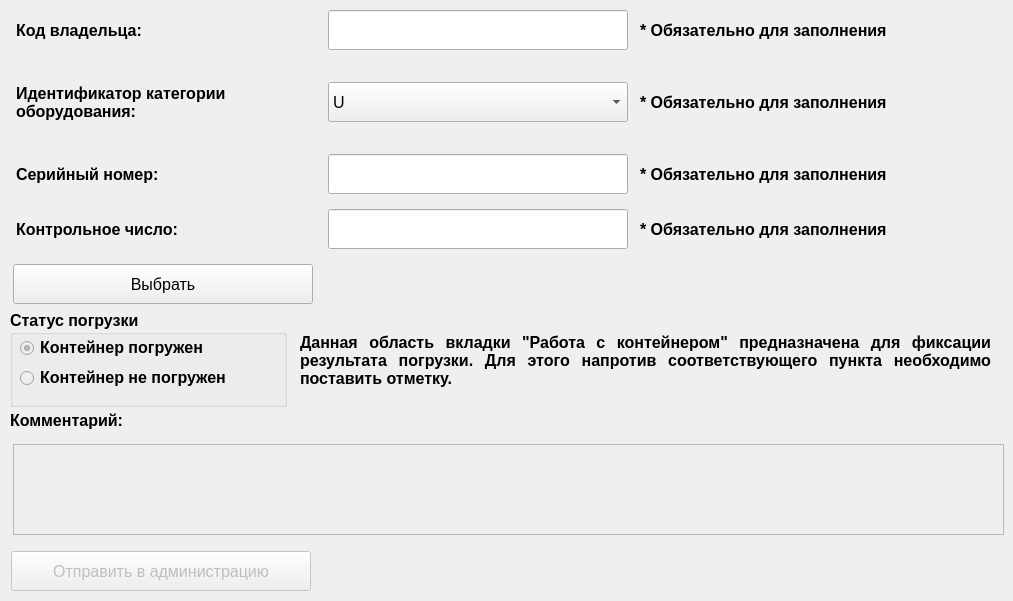
    <widget class="QWidget" name="tab_10">
     <attribute name="title">
      <string>Работа с контейнером</string>
     </attribute>
     <widget class="QLabel" name="comment_work_label">
      <property name="geometry">
       <rect>
        <x>10</x>
        <y>400</y>
        <width>300</width>
        <height>40</height>
       </rect>
      </property>
      <property name="minimumSize">
       <size>
        <width>300</width>
        <height>40</height>
       </size>
      </property>
      <property name="maximumSize">
       <size>
        <width>300</width>
        <height>40</height>
       </size>
      </property>
      <property name="font">
       <font>
        <pointsize>12</pointsize>
        <bold>true</bold>
       </font>
      </property>
      <property name="text">
       <string>Комментарий:</string>
      </property>
     </widget>
     <widget class="QTextEdit" name="comment_work_edit">
      <property name="enabled">
       <bool>false</bool>
      </property>
      <property name="geometry">
       <rect>
        <x>13</x>
        <y>444</y>
        <width>991</width>
        <height>91</height>
       </rect>
      </property>
      <property name="font">
       <font>
        <pointsize>12</pointsize>
       </font>
      </property>
     </widget>
     <widget class="QWidget" name="horizontalLayoutWidget_17">
      <property name="geometry">
       <rect>
        <x>10</x>
        <y>550</y>
        <width>979</width>
        <height>42</height>
       </rect>
      </property>
      <layout class="QHBoxLayout" name="horizontalLayout_43">
       <item>
        <widget class="QPushButton" name="reception_work_button">
         <property name="enabled">
          <bool>false</bool>
         </property>
         <property name="minimumSize">
          <size>
           <width>300</width>
           <height>40</height>
          </size>
         </property>
         <property name="maximumSize">
          <size>
           <width>300</width>
           <height>40</height>
          </size>
         </property>
         <property name="font">
          <font>
           <pointsize>12</pointsize>
          </font>
         </property>
         <property name="text">
          <string>Отправить в администрацию</string>
         </property>
        </widget>
       </item>
       <item>
        <widget class="QLabel" name="reception_work_label">
         <property name="minimumSize">
          <size>
           <width>670</width>
           <height>40</height>
          </size>
         </property>
         <property name="maximumSize">
          <size>
           <width>650</width>
           <height>16777215</height>
          </size>
         </property>
         <property name="font">
          <font>
           <pointsize>12</pointsize>
           <bold>true</bold>
          </font>
         </property>
         <property name="text">
          <string/>
         </property>
        </widget>
       </item>
      </layout>
     </widget>
     <widget class="QWidget" name="layoutWidget_21">
      <property name="geometry">
       <rect>
        <x>10</x>
        <y>205</y>
        <width>987</width>
        <height>48</height>
       </rect>
      </property>
      <layout class="QHBoxLayout" name="horizontalLayout_240">
       <item>
        <widget class="QLabel" name="number_work_label">
         <property name="sizePolicy">
          <sizepolicy hsizetype="Fixed" vsizetype="Fixed">
           <horstretch>0</horstretch>
           <verstretch>0</verstretch>
          </sizepolicy>
         </property>
         <property name="minimumSize">
          <size>
           <width>300</width>
           <height>40</height>
          </size>
         </property>
         <property name="font">
          <font>
           <pointsize>12</pointsize>
           <bold>true</bold>
          </font>
         </property>
         <property name="text">
          <string>Контрольное число:</string>
         </property>
        </widget>
       </item>
       <item>
        <widget class="QLineEdit" name="number_work_edit">
         <property name="sizePolicy">
          <sizepolicy hsizetype="Fixed" vsizetype="Fixed">
           <horstretch>0</horstretch>
           <verstretch>0</verstretch>
          </sizepolicy>
         </property>
         <property name="minimumSize">
          <size>
           <width>300</width>
           <height>40</height>
          </size>
         </property>
         <property name="maximumSize">
          <size>
           <width>300</width>
           <height>16777215</height>
          </size>
         </property>
         <property name="font">
          <font>
           <pointsize>12</pointsize>
          </font>
         </property>
        </widget>
       </item>
       <item>
        <widget class="QLabel" name="number_work_note_label">
         <property name="sizePolicy">
          <sizepolicy hsizetype="Fixed" vsizetype="Fixed">
           <horstretch>0</horstretch>
           <verstretch>0</verstretch>
          </sizepolicy>
         </property>
         <property name="minimumSize">
          <size>
           <width>350</width>
           <height>40</height>
          </size>
         </property>
         <property name="font">
          <font>
           <pointsize>12</pointsize>
           <bold>true</bold>
          </font>
         </property>
         <property name="text">
          <string>* Обязательно для заполнения</string>
         </property>
        </widget>
       </item>
      </layout>
     </widget>
     <widget class="QWidget" name="layoutWidget_24">
      <property name="geometry">
       <rect>
        <x>10</x>
        <y>6</y>
        <width>987</width>
        <height>48</height>
       </rect>
      </property>
      <layout class="QHBoxLayout" name="horizontalLayout_226">
       <item>
        <widget class="QLabel" name="code_work_label">
         <property name="sizePolicy">
          <sizepolicy hsizetype="Fixed" vsizetype="Fixed">
           <horstretch>0</horstretch>
           <verstretch>0</verstretch>
          </sizepolicy>
         </property>
         <property name="minimumSize">
          <size>
           <width>300</width>
           <height>40</height>
          </size>
         </property>
         <property name="font">
          <font>
           <pointsize>12</pointsize>
           <bold>true</bold>
          </font>
         </property>
         <property name="text">
          <string>Код владельца:</string>
         </property>
        </widget>
       </item>
       <item>
        <widget class="QLineEdit" name="code_work_edit">
         <property name="sizePolicy">
          <sizepolicy hsizetype="Fixed" vsizetype="Fixed">
           <horstretch>0</horstretch>
           <verstretch>0</verstretch>
          </sizepolicy>
         </property>
         <property name="minimumSize">
          <size>
           <width>300</width>
           <height>40</height>
          </size>
         </property>
         <property name="maximumSize">
          <size>
           <width>300</width>
           <height>16777215</height>
          </size>
         </property>
         <property name="font">
          <font>
           <pointsize>12</pointsize>
          </font>
         </property>
        </widget>
       </item>
       <item>
        <widget class="QLabel" name="code_work_note_label">
         <property name="sizePolicy">
          <sizepolicy hsizetype="Fixed" vsizetype="Fixed">
           <horstretch>0</horstretch>
           <verstretch>0</verstretch>
          </sizepolicy>
         </property>
         <property name="minimumSize">
          <size>
           <width>350</width>
           <height>40</height>
          </size>
         </property>
         <property name="font">
          <font>
           <pointsize>12</pointsize>
           <bold>true</bold>
          </font>
         </property>
         <property name="text">
          <string>* Обязательно для заполнения</string>
         </property>
        </widget>
       </item>
      </layout>
     </widget>
     <widget class="QWidget" name="layoutWidget_16">
      <property name="geometry">
       <rect>
        <x>10</x>
        <y>260</y>
        <width>987</width>
        <height>48</height>
       </rect>
      </property>
      <layout class="QHBoxLayout" name="horizontalLayout_242">
       <item>
        <widget class="QPushButton" name="case_choose_work_button">
         <property name="enabled">
          <bool>true</bool>
         </property>
         <property name="minimumSize">
          <size>
           <width>300</width>
           <height>40</height>
          </size>
         </property>
         <property name="maximumSize">
          <size>
           <width>300</width>
           <height>16777215</height>
          </size>
         </property>
         <property name="font">
          <font>
           <pointsize>12</pointsize>
          </font>
         </property>
         <property name="text">
          <string>Выбрать</string>
         </property>
        </widget>
       </item>
       <item>
        <widget class="QLabel" name="case_choose_work_label">
         <property name="minimumSize">
          <size>
           <width>670</width>
           <height>40</height>
          </size>
         </property>
         <property name="maximumSize">
          <size>
           <width>650</width>
           <height>16777215</height>
          </size>
         </property>
         <property name="font">
          <font>
           <pointsize>12</pointsize>
           <bold>true</bold>
          </font>
         </property>
         <property name="text">
          <string/>
         </property>
        </widget>
       </item>
      </layout>
     </widget>
     <widget class="QWidget" name="layoutWidget_23">
      <property name="geometry">
       <rect>
        <x>10</x>
        <y>61</y>
        <width>987</width>
        <height>82</height>
       </rect>
      </property>
      <layout class="QHBoxLayout" name="horizontalLayout_241">
       <item>
        <widget class="QLabel" name="rig_work_label">
         <property name="sizePolicy">
          <sizepolicy hsizetype="Fixed" vsizetype="Fixed">
           <horstretch>0</horstretch>
           <verstretch>0</verstretch>
          </sizepolicy>
         </property>
         <property name="minimumSize">
          <size>
           <width>300</width>
           <height>80</height>
          </size>
         </property>
         <property name="font">
          <font>
           <pointsize>12</pointsize>
           <bold>true</bold>
          </font>
         </property>
         <property name="text">
          <string>Идентификатор категории
оборудования:</string>
         </property>
        </widget>
       </item>
       <item>
        <widget class="QComboBox" name="rig_work_box">
         <property name="minimumSize">
          <size>
           <width>300</width>
           <height>40</height>
          </size>
         </property>
         <property name="maximumSize">
          <size>
           <width>300</width>
           <height>40</height>
          </size>
         </property>
         <property name="font">
          <font>
           <pointsize>12</pointsize>
          </font>
         </property>
         <item>
          <property name="text">
           <string>U</string>
          </property>
         </item>
         <item>
          <property name="text">
           <string>Z</string>
          </property>
         </item>
         <item>
          <property name="text">
           <string>R</string>
          </property>
         </item>
         <item>
          <property name="text">
           <string>J</string>
          </property>
         </item>
        </widget>
       </item>
       <item>
        <widget class="QLabel" name="rig_work_note_label">
         <property name="sizePolicy">
          <sizepolicy hsizetype="Fixed" vsizetype="Fixed">
           <horstretch>0</horstretch>
           <verstretch>0</verstretch>
          </sizepolicy>
         </property>
         <property name="minimumSize">
          <size>
           <width>350</width>
           <height>40</height>
          </size>
         </property>
         <property name="font">
          <font>
           <pointsize>12</pointsize>
           <bold>true</bold>
          </font>
         </property>
         <property name="text">
          <string>* Обязательно для заполнения</string>
         </property>
        </widget>
       </item>
      </layout>
     </widget>
     <widget class="QWidget" name="layoutWidget_22">
      <property name="geometry">
       <rect>
        <x>10</x>
        <y>150</y>
        <width>987</width>
        <height>48</height>
       </rect>
      </property>
      <layout class="QHBoxLayout" name="horizontalLayout_225">
       <item>
        <widget class="QLabel" name="item_work_label">
         <property name="sizePolicy">
          <sizepolicy hsizetype="Fixed" vsizetype="Fixed">
           <horstretch>0</horstretch>
           <verstretch>0</verstretch>
          </sizepolicy>
         </property>
         <property name="minimumSize">
          <size>
           <width>300</width>
           <height>40</height>
          </size>
         </property>
         <property name="font">
          <font>
           <pointsize>12</pointsize>
           <bold>true</bold>
          </font>
         </property>
         <property name="text">
          <string>Серийный номер:</string>
         </property>
        </widget>
       </item>
       <item>
        <widget class="QLineEdit" name="item_work_edit">
         <property name="sizePolicy">
          <sizepolicy hsizetype="Fixed" vsizetype="Fixed">
           <horstretch>0</horstretch>
           <verstretch>0</verstretch>
          </sizepolicy>
         </property>
         <property name="minimumSize">
          <size>
           <width>300</width>
           <height>40</height>
          </size>
         </property>
         <property name="maximumSize">
          <size>
           <width>300</width>
           <height>16777215</height>
          </size>
         </property>
         <property name="font">
          <font>
           <pointsize>12</pointsize>
          </font>
         </property>
        </widget>
       </item>
       <item>
        <widget class="QLabel" name="item_work_note_label">
         <property name="sizePolicy">
          <sizepolicy hsizetype="Fixed" vsizetype="Fixed">
           <horstretch>0</horstretch>
           <verstretch>0</verstretch>
          </sizepolicy>
         </property>
         <property name="minimumSize">
          <size>
           <width>350</width>
           <height>40</height>
          </size>
         </property>
         <property name="font">
          <font>
           <pointsize>12</pointsize>
           <bold>true</bold>
          </font>
         </property>
         <property name="text">
          <string>* Обязательно для заполнения</string>
         </property>
        </widget>
       </item>
      </layout>
     </widget>
     <widget class="QGroupBox" name="result_group">
      <property name="enabled">
       <bool>true</bool>
      </property>
      <property name="geometry">
       <rect>
        <x>10</x>
        <y>310</y>
        <width>277</width>
        <height>97</height>
       </rect>
      </property>
      <property name="font">
       <font>
        <pointsize>12</pointsize>
        <bold>true</bold>
       </font>
      </property>
      <property name="title">
       <string>Статус погрузки</string>
      </property>
      <widget class="QLabel" name="true_label">
       <property name="geometry">
        <rect>
         <x>30</x>
         <y>24</y>
         <width>235</width>
         <height>27</height>
        </rect>
       </property>
       <property name="font">
        <font>
         <pointsize>12</pointsize>
         <bold>true</bold>
        </font>
       </property>
       <property name="text">
        <string>Контейнер погружен</string>
       </property>
      </widget>
      <widget class="QLabel" name="false_label">
       <property name="geometry">
        <rect>
         <x>30</x>
         <y>54</y>
         <width>235</width>
         <height>27</height>
        </rect>
       </property>
       <property name="font">
        <font>
         <pointsize>12</pointsize>
         <italic>false</italic>
         <bold>true</bold>
        </font>
       </property>
       <property name="text">
        <string>Контейнер не погружен</string>
       </property>
      </widget>
      <widget class="QRadioButton" name="check_true_radio">
       <property name="enabled">
        <bool>false</bool>
       </property>
       <property name="geometry">
        <rect>
         <x>10</x>
         <y>30</y>
         <width>17</width>
         <height>17</height>
        </rect>
       </property>
       <property name="maximumSize">
        <size>
         <width>50</width>
         <height>16777215</height>
        </size>
       </property>
       <property name="font">
        <font>
         <pointsize>12</pointsize>
         <bold>true</bold>
        </font>
       </property>
       <property name="text">
        <string/>
       </property>
       <property name="checked">
        <bool>true</bool>
       </property>
      </widget>
      <widget class="QRadioButton" name="check_false_radio">
       <property name="enabled">
        <bool>false</bool>
       </property>
       <property name="geometry">
        <rect>
         <x>10</x>
         <y>60</y>
         <width>17</width>
         <height>17</height>
        </rect>
       </property>
       <property name="maximumSize">
        <size>
         <width>17</width>
         <height>16777215</height>
        </size>
       </property>
       <property name="font">
        <font>
         <pointsize>12</pointsize>
         <bold>true</bold>
        </font>
       </property>
       <property name="text">
        <string/>
       </property>
      </widget>
     </widget>
     <widget class="QLabel" name="case_work_info_label">
      <property name="geometry">
       <rect>
        <x>300</x>
        <y>320</y>
        <width>691</width>
        <height>81</height>
       </rect>
      </property>
      <property name="font">
       <font>
        <pointsize>12</pointsize>
        <bold>true</bold>
       </font>
      </property>
      <property name="text">
       <string>Данная область вкладки &quot;Работа с контейнером&quot; предназначена для фиксации результата погрузки. Для этого напротив соответствующего пункта необходимо поставить отметку.</string>
      </property>
      <property name="alignment">
       <set>Qt::AlignmentFlag::AlignJustify|Qt::AlignmentFlag::AlignVCenter</set>
      </property>
      <property name="wordWrap">
       <bool>true</bool>
      </property>
     </widget>
    </widget>
